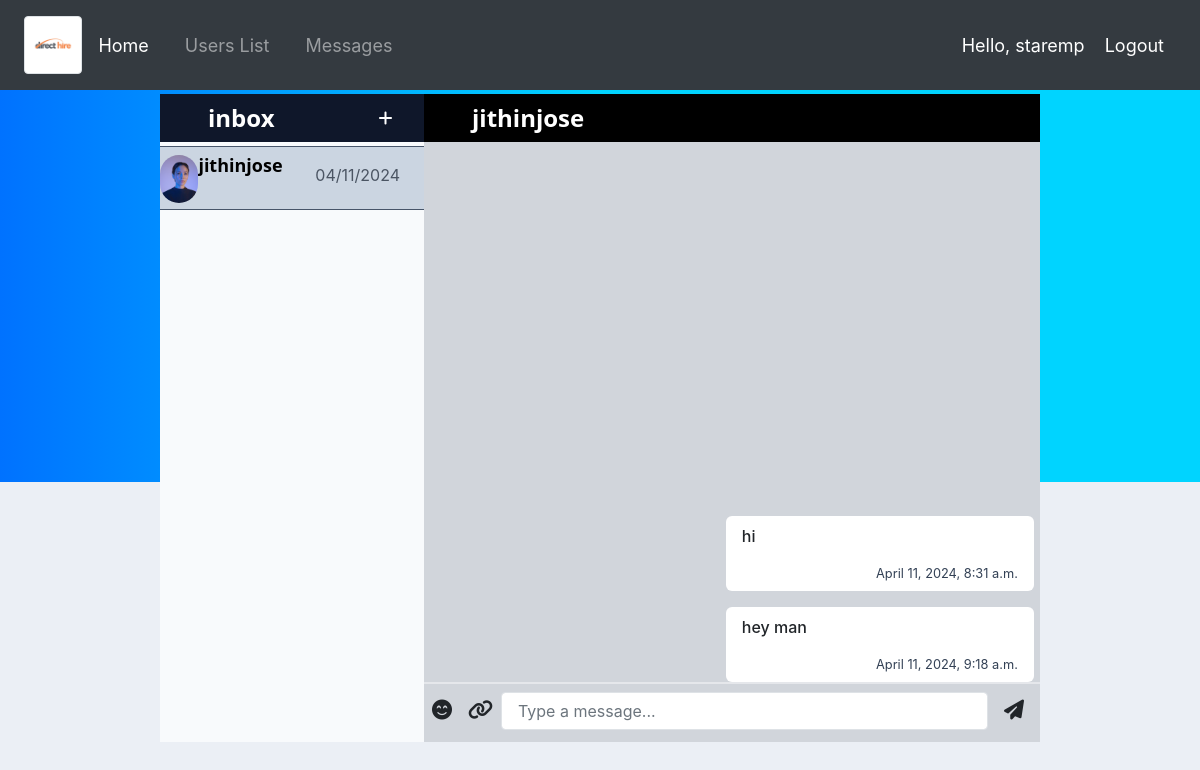
The page /chat/inbox/jithinjose/ (signed in) on the database as committed earlier.
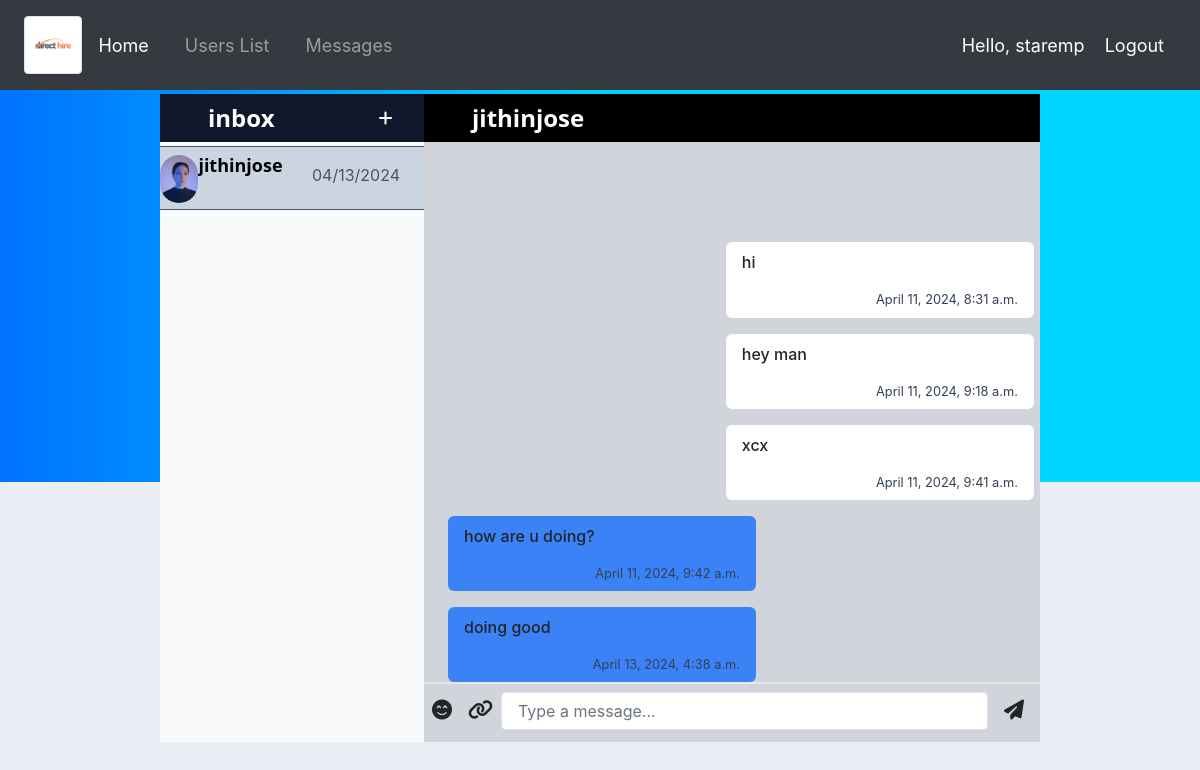
The same page on the database as committed later.
### accounts/models.py (models this page shows)
class NewUser(AbstractUser):
    USER_TYPE_CHOICES = (
        (1, 'customer'),
        (2, 'employee'),
        (3, 'admin'),
    )
    user_type = models.PositiveSmallIntegerField(choices=USER_TYPE_CHOICES, null=True, blank=True)

### chat/models.py (models this page shows, shortened)
class Message(models.Model):
    sender = models.ForeignKey(NewUser, on_delete=models.CASCADE, related_name='sender')
    recipient = models.ForeignKey(NewUser, on_delete=models.CASCADE, related_name='recipient')
    message = models.TextField()
    date = models.DateTimeField(auto_now_add=True)
    is_read = models.BooleanField(default=False)
    class Meta:
        db_table = 'chat_messages'
        verbose_name = 'Message'
        verbose_name_plural = 'Messages'
        ordering = ('-date',)
    @staticmethod
    def get_all_messages(user_1, user_2):
        messages = Message.objects.filter(sender=user_1, recipient=user_2) | Message.objects.filter(sender=user_2, recipient=user_1)
        messages = messages.order_by('date')
        return messages
    @staticmethod
    def get_message_list(user):
        messages = Message.objects.filter(sender=user) | Message.objects.filter(recipient=user)
        user_list = set()
        message_list = []
        for message in messages:
            if message.sender == user:
                other_user = message.recipient
            else:
                other_user = message.sender
            if other_user not in user_list:
                user_list.add(other_user)
                message_list.append(message)
        message_list.sort(key=lambda x: x.date, reverse=True)
        return message_list

### chat/views.py (the view, shortened to what this page needs)
# urls.py: path('inbox/<str:username>/', InboxView.as_view(), name='inbox'),
class InboxView(LoginRequiredMixin, DetailView):
    model = Message
    template_name = 'inbox.html'
    login_url = '/login2/'
    def dispatch(self, request, *args, **kwargs):
        return super().dispatch(self.request, *args, **kwargs)
    def get_object(self):
        username = self.kwargs.get("username")
        return get_object_or_404(NewUser, username=username)
    def get_context_data(self, **kwargs):
        context = super().get_context_data(**kwargs)
        user = NewUser.objects.get(pk=self.request.user.pk)
        other_user = self.get_object()
        messages = Message.get_message_list(user)
        other_users = []
        for i in range(len(messages)):
            if messages[i].sender != user:
                other_users.append(messages[i].sender)
            else:
                other_users.append(messages[i].recipient)
        sender = other_user
        recipient = user
        context['messages'] = Message.get_all_messages(sender, recipient)
        context['messages_list'] = messages
        context['other_person'] = other_user
        context['you'] = user
        context['other_users'] = other_users
        return context

### chat/templates/inbox.html (shortened to what this page needs)
{% extends 'messages_list.html' %}
{% block message %}
{% if messages %}
<div class=" bg-black h-12">
    <h2 class="text-start text-white py-2 pb-5 px-5 text-2xl font-semibold font-sans">
            {{ other_person.username }}
    </h2>
</div>
<div class=" bg-gray-300 h-[600px]">
    <div class="flex flex-col-reverse h-[90%] w-full">
        <div class="flex flex-nowrap scroll-smooth overflow-y-scroll overflow-x-hidden flex-col pt-2 space-y-4">
            {% for message in messages %}
            {% if message.sender == other_person %}
            <div class=" flex flex-col justify-self-start bg-blue-500 w-1/2 mr-[50%] ml-4 rounded-md px-3 py-2
            text-start">
                <p class=" font-medium">
                    {{ message.message }}
                </p>
                <small class="text-slate-700 text-right">
                    <time datetime="2020-01-01">
                        {{ message.date }}
                    </time>
                </small>
            </div>
            {% else %}
            <div class="flex flex-col justify-self-end bg-white
                            w-1/2 ml-[49%] mr-4 rounded-md px-3 py-2 text-start ">
                <p class=" font-medium">
                    {{ message.message }}
                </p>
                <small class="text-slate-700 text-right">
                    <time datetime="2020-01-01">
                        {{ message.date }}
                    </time>
                </small>
            </div>
            {% endif %}
            {% endfor %}
        </div>
    </div>
    <form action="{% url 'chat:inbox' other_person.username %}" method="POST">
        <footer class="d-flex h-[10%] border-t-2 flex-row">
            <i class="fa-solid fa-face-smile-beam text-[20px] px-2 pt-3"></i>
            <i class="fa-solid fa-link text-[20px] px-2 pt-3"></i>
            <input type="text" name="message"
                    class="
                    form-control
                    w-10/12
                    px-3
                    py-1.5
                    mx-auto
                    mt-2
                    text-base
                    font-normal
                    text-gray-700
                    bg-white bg-clip-padding
                    border border-solid border-gray-300
                    rounded
                    transition
                    ease-in-out
                    m-0
                    focus:text-gray-700 focus:bg-white focus:border-blue-600 focus:outline-none"
                placeholder="Type a message...">
            <button aria-hidden="true" type="submit">
                <i class="fa fa-paper-plane text-[20px] p-3"></i>
            </button>
        </footer>
    </form>
</div>
{% endif %}
{% endblock %}

### chat/templates/messages_list.html (shortened to what this page needs)
{% extends 'chat_base.html' %}
	{% load static %}
    {% load tailwind_filters %}
{% load crispy_forms_tags %}
{% load tailwind_filters %}
    {% block contacts %}
    {% for message in messages_list %}
    {% for us in other_users %}
    {% if us.pk == message.recipient.pk or us.pk == message.sender.pk  %}
    <div class=" mb-1 bg-slate-300 h-16 flex flex-row border-y border-slate-600 cursor-pointer active:bg-slate-700"
        onclick="location.href='{% url 'chat:inbox' us %}';">
        <img class=" block rounded-full h-12 mx-auto mt-2 ml-2" src="{% static '/images/default-user3.jpg' %}" alt="User">
        <div class="flex flex-col flex-nowrap overflow-y-scroll overflow-x-hidden ml-4 my-1 mx-auto text-start space-x-1 truncate">
            <p class=" text-black text-lg text-left font-semibold font-sans">
                {{us}}
            </p>
        </div>
        <div class="grow"></div>
        <small class=" justify-self-end text-gray-600 mr-4 mt-3 text-base  ">
            <time datetime="2020-01-01">
                {{message.date|date:"m/d/Y" }}
            </time>
        </small>
    </div>
    {% endif %}
    {% endfor %}
    {% endfor %}
    {% endblock %}

### chat/templates/chat_base.html (shortened to what this page needs)
{% load static%}
<!DOCTYPE html>
<html lang="en">
<head>
	<link href="{% static "css/output.css" %}" rel="stylesheet">
	<link rel="stylesheet" href="https://cdnjs.cloudflare.com/ajax/libs/font-awesome/6.1.1/css/all.min.css" />
</head>
{% include 'navbar2.html' %}
<body>
	<div class="bg-color mx-auto h-[100%] pr-40 pl-40">
		<div class="flex py-1 h-[600]">
			<div class="flex-auto w-[30%] h-96">
				<div class="flex flex-row justify-between bg-slate-900 h-12">
					<a href="{% url 'chat:messages_list' %}">
						<h2 class="text-start text-white py-2 pb-1 px-5 text-2xl font-semibold font-sans">
							inbox
						</h2>
					</a>
					<div class="block justify-self-end px-5 py-2">
						<button class=" hover:bg-blue-700 text-white font-bold py-1 px-2 rounded-full"
							onclick="location.href='{% url 'chat:users_list' %}';">
							<i class="fas fa-plus"></i>
						</button>
					</div>
				</div>
				<div class="flex flex-col flex-nowrap overflow-x-hidden overflow-y-scroll	 pt-1 bg-slate-50 h-[600px]">
					{% block contacts %}
					{% endblock%}
				</div>
			</div>
			<div class="flex-auto w-3/4 h-96">
				{% block message %}
				{% endblock %}
			</div>
		</div>
	</div>
</body>
</html>

### accounts/templates/navbar2.html (shortened to what this page needs)
{% load static %}
<link rel="stylesheet" href="https://stackpath.bootstrapcdn.com/bootstrap/4.3.1/css/bootstrap.min.css">
<link rel="stylesheet" type="text/css" href="{% static '/css/main.css' %}">
<nav class="navbar navbar-expand-lg navbar-dark bg-dark">
    <img src="{% static 'images/direct_hire.png' %}" width="5%" class="img-thumbnail m-2 p-2">
    <div class="collapse navbar-collapse" id="navbarNavDropdown">
      <ul class="navbar-nav">
        <li class="hello-msg active">
          <a class="nav-link" href="{% url 'accounts:home' %}">Home</a>
        </li>
        {% if user.is_authenticated %}
          <li class="hello-msg">
              <a class="nav-link" href="{% url  'chat:users_list' %}">Users List</a>
          </li>
          <li class="hello-msg">
            <a class="nav-link" href="{% url  'chat:messages_list' %}">Messages</a>
        </li>
        {% endif %}
      </ul>
    </div>
    <span class="hello-msg">Hello, {{ request.user }}</span>
    {% if user.is_authenticated %}
    <span ><a class="hello-msg" href="{% url 'accounts:logout' %}">Logout</a></span>
    {% else %}
    <span ><a class="hello-msg" href="{% url 'accounts:login2' %}">Login</a></span>
    {% endif %}
  </nav>

### static/css/main.css (style rules this page uses)
body { background-color: #ebeff5; }

### chat/templates/chat_base.html (style rules this page uses)
.bg-color { background: linear-gradient(90deg, #0072ff 0%, #00d4ff 50%);; }

### accounts/templates/navbar2.html (style rules this page uses)
.hello-msg { font-size: 18px; color: #fff; margin-right: 20px; }

Rows that differ between the two databases and show on the page:
added Message: date "04/13/2024", message "doing good", date "April 13, 2024, 4:38 a.m.", NewUser (username "jithinjose")
changed Message "hey man": loses NewUser (username "jithinjose", {{ message.date|date:"m/d/Y" }} "04/11/2024"); date "04/11/2024" → (not shown)
added Message: message "xcx", date "April 11, 2024, 9:41 a.m.", shown under "jithinjose"
added Message: message "how are u doing?", date "April 11, 2024, 9:42 a.m.", shown under "jithinjose"
